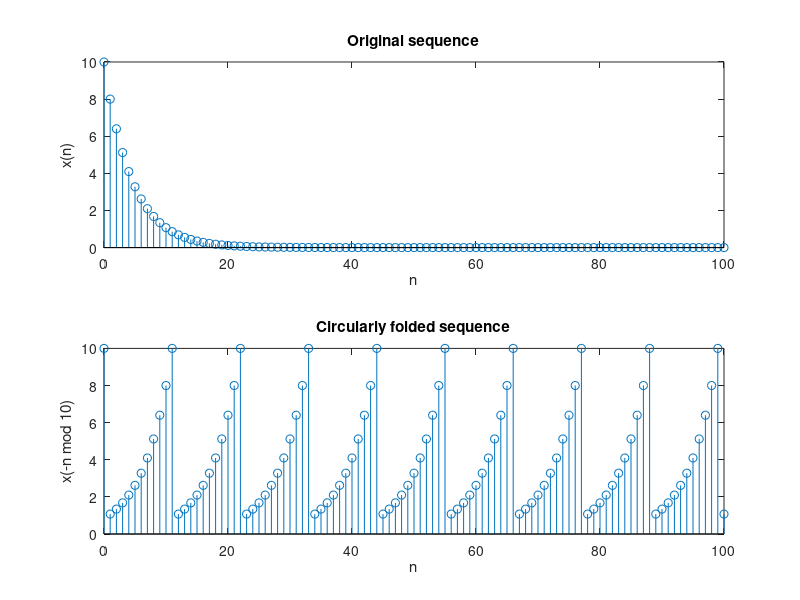

This figure's MATLAB source:
n = 0:100;
x = 10*(0.8) .^ n;
y = x(mod(-n,11)+1);
subplot(2,1,1);
stem(n,x);
title('Original sequence')
xlabel('n');
ylabel('x(n)');
subplot(2,1,2);
stem(n,y);
title('Circularly folded sequence')
xlabel('n');
ylabel('x(-n mod 10)')